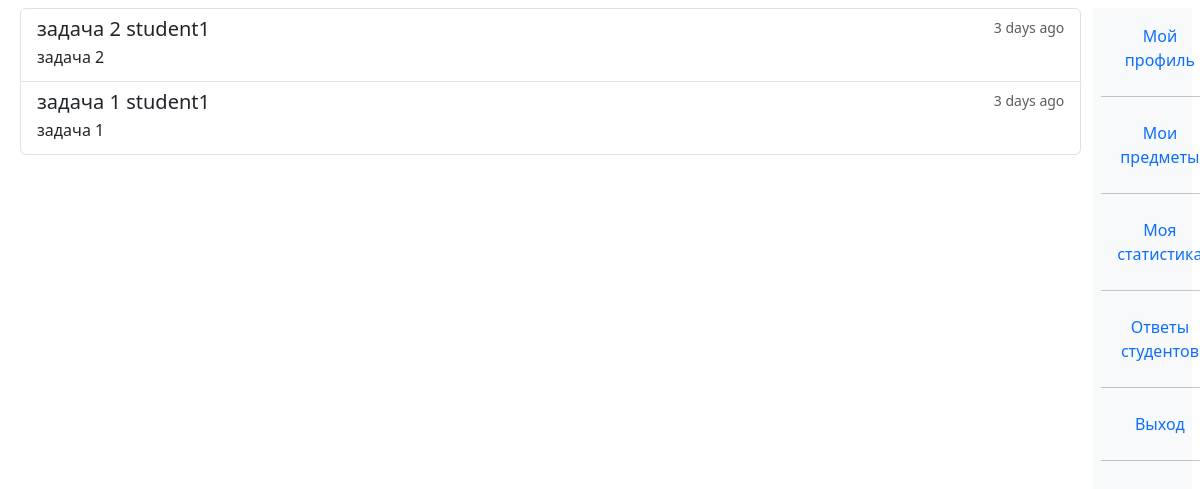
Before: /teacher/t_task_answers (signed in) with the older database file.
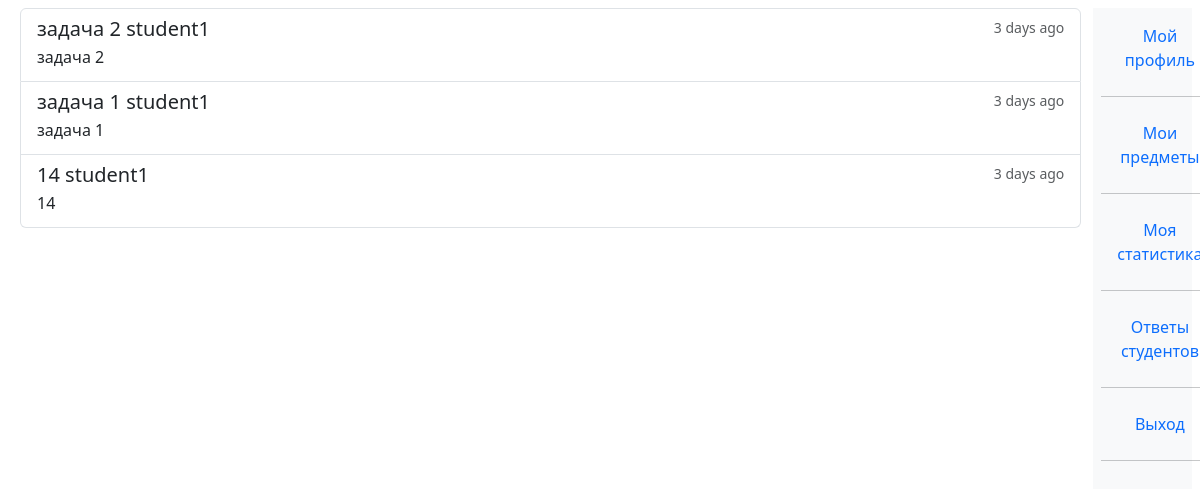
After: the same page with the newer database file.
### univ_app/models.py (models this page shows, shortened)
class AnsweredTask(models.Model):
    ASND = "ASSIGNED"
    DONE = "DONE"
    PSSD = "PASSED"
    EVAL = "EVALUATED"
    CHKD = "CHECKED" #for InfoTask
    STATUS_CHOICES = (
        (ASND, "Assigned"),
        (DONE, "Done"),
        (PSSD, "Passed"),
        (EVAL, "Evaluated"),
        (CHKD, "CHECKED"),
    )
    student = models.ForeignKey("Student", blank = True, null = True, on_delete = models.SET_NULL)
    finished_at = models.DateTimeField(auto_now_add = True,blank = True, null = True)
    status = models.CharField(max_length = 255, choices=STATUS_CHOICES, default = ASND, blank = True)
    class Meta:
        abstract = True

class AnsweredCommonTask(AnsweredTask):
    grade = models.IntegerField(null = True, blank = True)
    answer = models.TextField(null = True, default = "")
    file = models.FileField(upload_to = "uploads/answered_common_tasks/" , blank = True, null = True)
    common_task = models.ForeignKey("CommonTask", blank = True, null = True, on_delete = models.SET_NULL)
    comment_from_teacher = models.TextField(default = "", blank = True)
    def __str__(self):
        return str(self.common_task)

class Task(models.Model):
    title = models.CharField(max_length=200, default = '', blank = True) #this field is present in Test itself
    description = models.TextField(default = '', blank = True) #this field is present in Test itself
    subject = models.ForeignKey("Subject", blank = True, null = True, on_delete = models.SET_NULL)
    created_at = models.DateTimeField(auto_now_add = True, null = True, blank = True)
    created_by = models.ForeignKey("Teacher", blank = True, null = True, on_delete = models.SET_NULL)
    class Meta:
        abstract = True

class CommonTask(Task):
    file = models.FileField(upload_to = "uploads/common_tasks/", blank = True, null = True)
    def __str__(self):
        return self.title

class Student(models.Model):
    user = models.OneToOneField(User, null=True, blank=True, on_delete=models.CASCADE)
    st_group = models.ForeignKey("StGroup", blank = True, null = True, on_delete = models.SET_NULL)
    profile_picture = models.ImageField(upload_to = "uploads/profile_pictures/%Y/%m", blank = True, null = True)
    def __str__(self):
        return self.user.username

### univ_app/decorators.py (the view)
        def wrapper(request, *args, **kwargs):
            group = None
            if request.user.groups.exists():
                group = request.user.groups.all()[0].name
            if group in allowed_groups:
                return view_func(request, *args, **kwargs)
            else:
                return HttpResponse("У вас нет прав доступа к этой странице")

### univ_app/templatetags/user_tags.py (called while the page is built)
@register.filter(name='has_group')
def has_group(user, group_name):
    return user.groups.filter(name=group_name).exists()

### univ_app/views.py (called while the page is built)
@allowed_users(allowed_groups = ["teacher"])
def t_task_answers(request):
    teacher = request.user.teacher
    t_subjects = teacher.subject_set.all()
    t_common_tasks = CommonTask.objects.filter(subject__in = t_subjects)
    task_answers = AnsweredCommonTask.objects.filter(common_task__in = t_common_tasks , status = AnsweredTask.DONE).order_by("finished_at")
    ctx = {
    "task_answers":task_answers,
    }
    return render(request,"teacher_views/t_task_answers.html", ctx)

### templates/teacher_views/t_task_answers.html (shortened to what this page needs)
{% extends 'base.html' %}
{% block t_task_answers %}
<div class="list-group">
  {%for answer in task_answers%}
  <a href="{% url 't_task_answer' answer.id %}" class="list-group-item list-group-item-action flex-column align-items-start">
    <div class="d-flex w-100 justify-content-between">
      <h5 class="mb-1">{{answer}} {{answer.student}}</h5>
      <small class="text-muted">3 days ago</small>
    </div>
    <p class="mb-1">
    {% if answer.related_test %}
    {{answer.related_test}}
    {%else%}
    {{answer.common_task}}
    {%endif%}
    </p>
  </a>
  {%endfor%}
</div>
{% endblock %}

Changed rows visible on the page:
added AnsweredCommonTask: common_task.title "14", student "student1", common_task "14"
